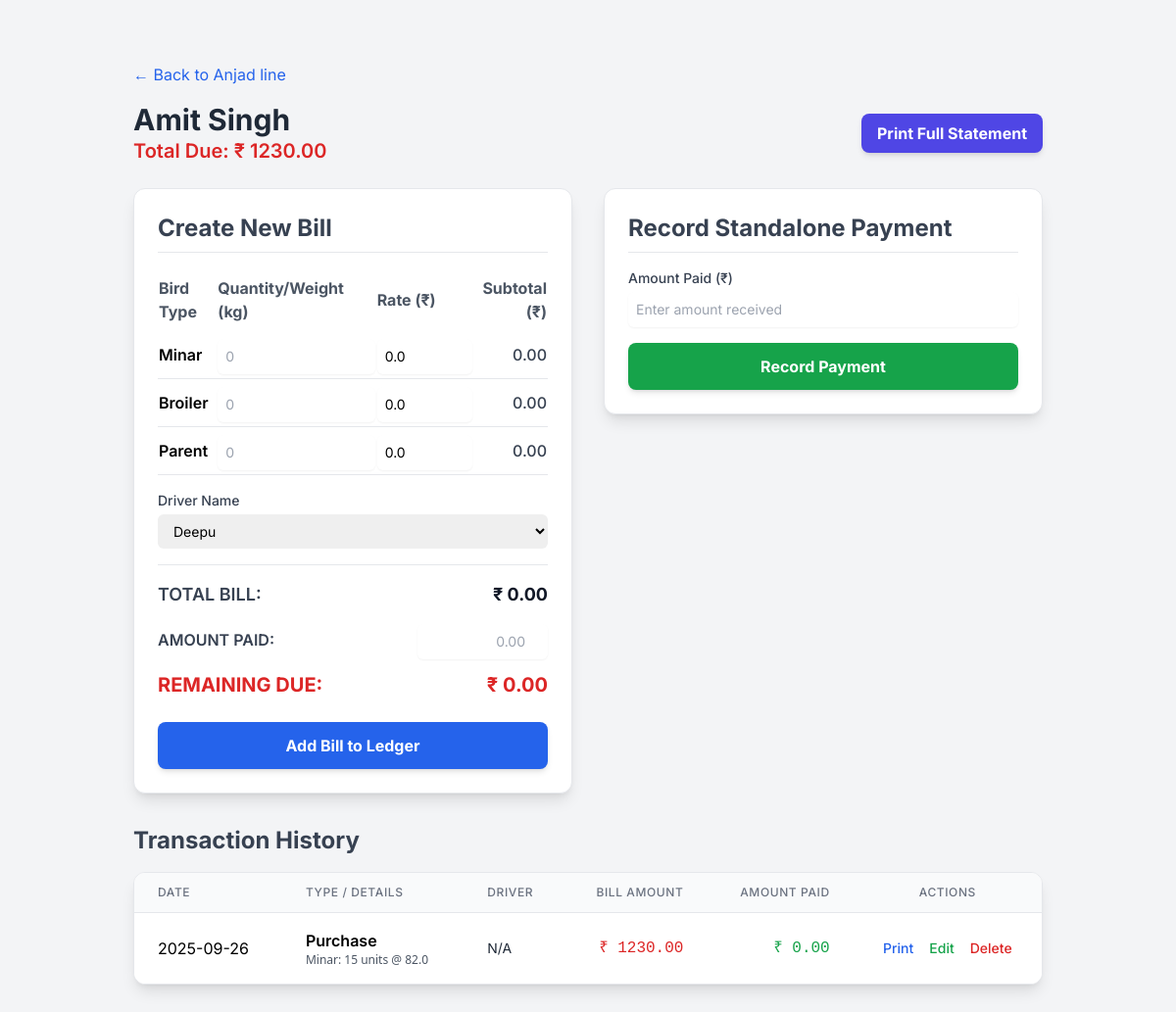
Page /trader/3 on the earlier database version.
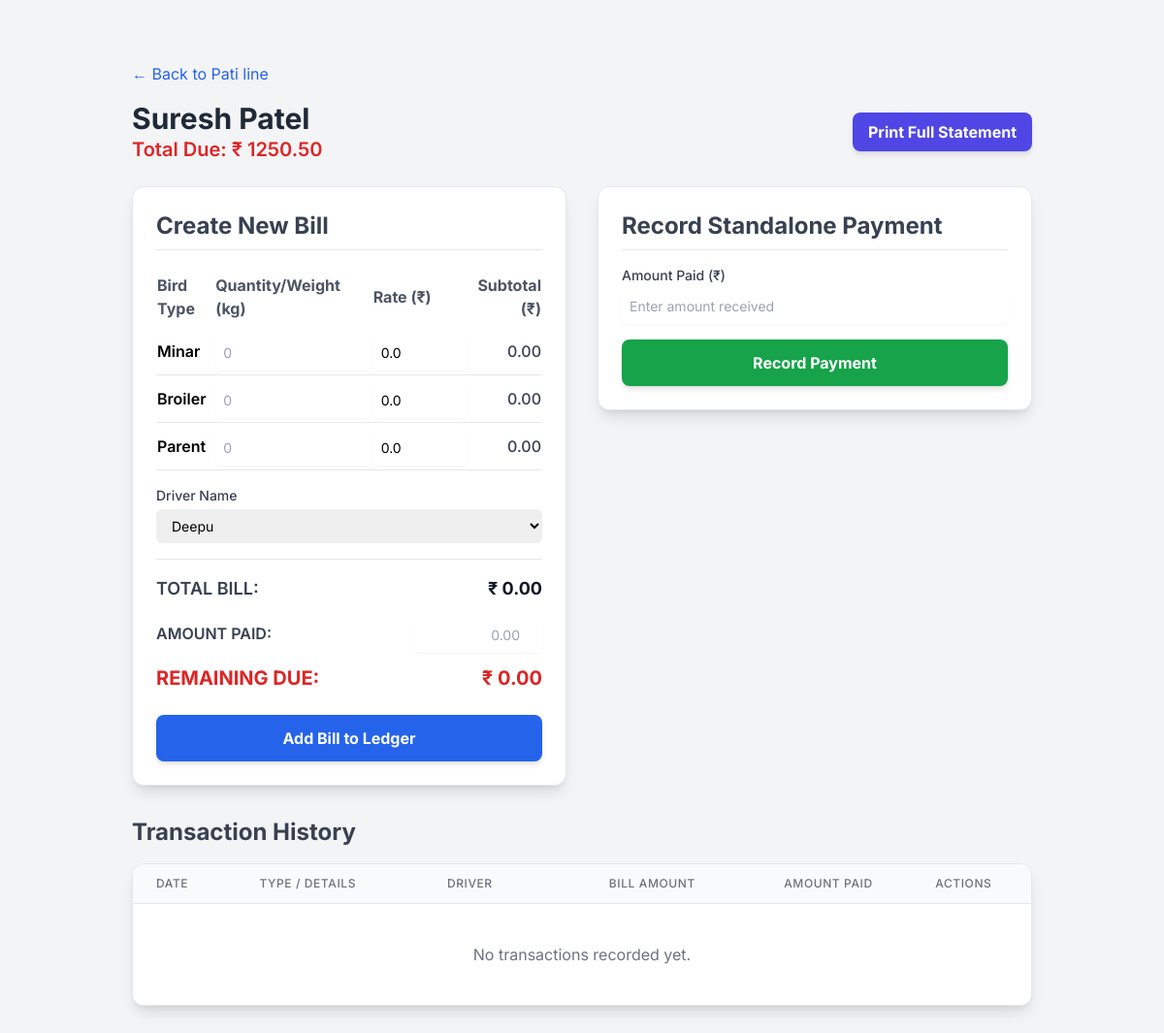
Same page on the later database version.
### tables this page shows
CREATE TABLE traders (
    id INTEGER PRIMARY KEY AUTOINCREMENT,
    name TEXT NOT NULL,
    line TEXT NOT NULL,
    total_debt REAL NOT NULL DEFAULT 0.0
);

CREATE TABLE transactions (
    id INTEGER PRIMARY KEY AUTOINCREMENT,
    trader_id INTEGER,
    type TEXT NOT NULL, -- 'Purchase' or 'Payment'
    date TEXT NOT NULL,
    details TEXT,
    driver_name TEXT, -- This is the new column
    total_amount REAL,
    amount_paid REAL,
    FOREIGN KEY (trader_id) REFERENCES traders (id)
);

### app.py (the view)
@app.route('/trader/<int:trader_id>')
def view_trader(trader_id):
    db = get_db()
    selected_trader = db.execute('SELECT * FROM traders WHERE id = ?', (trader_id,)).fetchone()
    if not selected_trader:
        flash(f"Trader with ID {trader_id} not found.", 'error')
        return redirect(url_for('home'))
    today_str = date.today().isoformat()
    rates_from_db = db.execute('SELECT bird_type, rate FROM daily_rates WHERE date = ? AND line = ?', (today_str, selected_trader['line'])).fetchall()
    current_rates = {r['bird_type']: r['rate'] for r in rates_from_db}
    trader_transactions = db.execute('SELECT * FROM transactions WHERE trader_id = ? ORDER BY date DESC, id DESC', (trader_id,)).fetchall()
    return render_template('trader_ledger.html', trader=selected_trader, transactions=trader_transactions, rates=current_rates, drivers=drivers)

### app.py (called while the page is built)
def get_db():
    if 'db' not in g:
        g.db = sqlite3.connect(DATABASE)
        g.db.row_factory = sqlite3.Row
    return g.db

### templates/trader_ledger.html (shortened to what the changed rows need)
{% extends "layout.html" %}
{% block content %}
<div class="container mx-auto p-4 sm:p-6 lg:p-8">
    <a href="{{ url_for('view_line', line_name=trader.line) }}" class="text-blue-600 hover:text-blue-800 transition duration-300">&larr; Back to {{ trader.line }} line</a>
    <div class="flex justify-between items-center mt-4 mb-6">
        <div>
            <h1 class="text-3xl font-bold text-gray-800">{{ trader.name }}</h1>
            <p class="text-xl font-semibold {% if trader.total_debt > 0 %}text-red-600{% elif trader.total_debt < 0 %}text-green-600{% else %}text-gray-600{% endif %}">
                Total Due: ₹ {{ "%.2f"|format(trader.total_debt) }}
            </p>
        </div>
        <a href="{{ url_for('print_statement', trader_id=trader.id) }}" target="_blank" class="bg-indigo-600 text-white font-bold py-2 px-4 rounded-lg hover:bg-indigo-700 transition duration-300 shadow-md">
        </a>
    </div>
    <div class="grid grid-cols-1 md:grid-cols-2 gap-8 mb-8">
        <div class="bg-white p-6 rounded-xl shadow-lg border border-gray-200">
            <h2 class="text-2xl font-bold mb-4 text-gray-700 border-b pb-2">Create New Bill</h2>
            <form id="billing-form" action="{{ url_for('add_bill', trader_id=trader.id) }}" method="POST">
                <table class="w-full mb-4">
                    <thead><tr class="text-left text-gray-600"><th class="py-2">Bird Type</th><th class="py-2">Quantity/Weight (kg)</th><th class="py-2">Rate (₹)</th><th class="py-2 text-right">Subtotal (₹)</th></tr></thead>
                    <tbody>
                        {% for bird in ['Minar', 'Broiler', 'Parent'] %}
                        <tr class="border-b"><td class="py-3 font-semibold">{{ bird }}</td><td><input type="number" step="0.01" name="{{ bird.lower() }}_qty" class="qty-input mt-1 block w-full rounded-md border-gray-300 shadow-sm focus:border-indigo-500 focus:ring-indigo-500 sm:text-sm p-2" placeholder="0"></td><td><input type="number" step="0.01" name="{{ bird.lower() }}_rate" value="{{ rates.get(bird, 0.0) }}" class="rate-input mt-1 block w-full rounded-md border-gray-300 shadow-sm focus:border-indigo-500 focus:ring-indigo-500 sm:text-sm p-2"></td><td class="subtotal text-right font-medium text-gray-700">0.00</td></tr>
                        {% endfor %}
                    </tbody>
                </table>
            </form>
        </div>
        <div class="bg-white p-6 rounded-xl shadow-lg border border-gray-200 h-fit">
             <h2 class="text-2xl font-bold mb-4 text-gray-700 border-b pb-2">Record Standalone Payment</h2>
        </div>
    </div>
    <div>
        <h2 class="text-2xl font-bold mb-4 text-gray-700">Transaction History</h2>
        <div class="bg-white shadow-lg rounded-xl border border-gray-200 overflow-hidden">
            <table class="min-w-full divide-y divide-gray-200">
                <thead class="bg-gray-50">
                    <tr>
                        <th class="px-6 py-3 text-left text-xs font-medium text-gray-500 uppercase tracking-wider">Date</th>
                        <th class="px-6 py-3 text-left text-xs font-medium text-gray-500 uppercase tracking-wider">Type / Details</th>
                        <th class="px-6 py-3 text-left text-xs font-medium text-gray-500 uppercase tracking-wider">Driver</th>
                        <th class="px-6 py-3 text-right text-xs font-medium text-gray-500 uppercase tracking-wider">Bill Amount</th>
                        <th class="px-6 py-3 text-right text-xs font-medium text-gray-500 uppercase tracking-wider">Amount Paid</th>
                        <th class="px-6 py-3 text-center text-xs font-medium text-gray-500 uppercase tracking-wider">Actions</th>
                    </tr>
                </thead>
                <tbody class="bg-white divide-y divide-gray-200">
                    {% for tx in transactions %}
                    <tr>
                        <td class="px-6 py-4 whitespace-nowrap">{{ tx.date }}</td>
                        <td class="px-6 py-4">
                            <span class="font-semibold">{{ tx.type }}</span>
                            {% if tx.details %}
                                <pre class="text-xs text-gray-600 font-sans">{{ tx.details }}</pre>
                            {% endif %}
                        </td>
                        <td class="px-6 py-4 whitespace-nowrap text-sm text-gray-800">{{ tx.driver_name or 'N/A' }}</td>
                        <td class="px-6 py-4 whitespace-nowrap text-right font-mono {% if tx.type == 'Purchase' %}text-red-600{% endif %}">
                            {% if tx.total_amount > 0 %}₹ {{ "%.2f"|format(tx.total_amount) }}{% endif %}
                        </td>
                        <td class="px-6 py-4 whitespace-nowrap text-right font-mono text-green-600">
                            ₹ {{ "%.2f"|format(tx.amount_paid) }}
                        </td>
                        <td class="px-6 py-4 whitespace-nowrap text-center text-sm font-medium">
                            {% if tx.type == 'Purchase' %}
                            <div class="flex items-center justify-center space-x-4">
                                <a href="{{ url_for('print_bill', transaction_id=tx.id) }}" target="_blank" class="text-blue-600 hover:text-blue-900">Print</a>
                                <a href="{{ url_for('edit_bill', transaction_id=tx.id) }}" class="text-green-600 hover:text-green-900">Edit</a>
                                <form action="{{ url_for('delete_bill', transaction_id=tx.id) }}" method="POST" onsubmit="return confirm('Are you sure you want to delete this bill? This action cannot be undone.');">
                                    <button type="submit" class="text-red-600 hover:text-red-900">Delete</button>
                                </form>
                            </div>
                            {% endif %}
                        </td>
                    </tr>
                    {% else %}
                    <tr>
                        <td colspan="6" class="text-center py-10 text-gray-500">No transactions recorded yet.</td>
                    </tr>
                    {% endfor %}
                </tbody>
            </table>
        </div>
    </div>
</div>
{% endblock %}

Differences in the rows shown:
no longer on this page (row edited): transactions: date "2025-09-26", type "Purchase", details "Minar: 15 units @ 82.0", driver_name "N/A", total_amount "1230.00", amount_paid "0.00"
changed traders: line "Anjad" → "Pati"; name "Amit Singh" → "Suresh Patel"; total_debt "1230.00" → "1250.50"
Other differences:
text now shown: "No transactions recorded yet."
